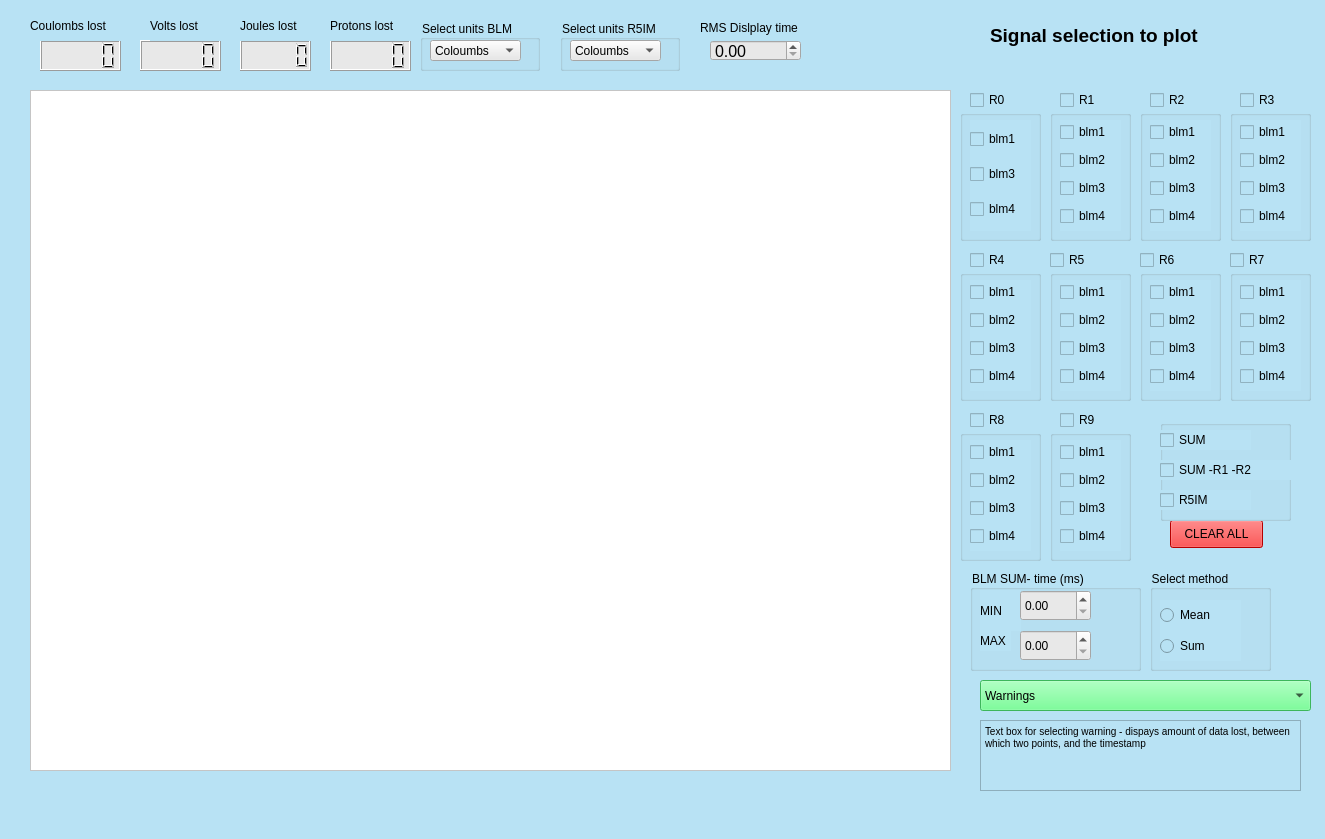
<?xml version="1.0" encoding="UTF-8"?>
<ui version="4.0">
 <class>MainWindow</class>
 <widget class="QMainWindow" name="MainWindow">
  <property name="geometry">
   <rect>
    <x>0</x>
    <y>0</y>
    <width>1325</width>
    <height>839</height>
   </rect>
  </property>
  <property name="windowTitle">
   <string>MainWindow</string>
  </property>
  <property name="styleSheet">
   <string notr="true">background-color: rgb(184, 226, 244)
</string>
  </property>
  <widget class="QWidget" name="centralwidget">
   <widget class="QLCDNumber" name="coulom_lcd">
    <property name="geometry">
     <rect>
      <x>40</x>
      <y>40</y>
      <width>81</width>
      <height>31</height>
     </rect>
    </property>
    <property name="styleSheet">
     <string notr="true">background-color: rgb(232, 232, 232)</string>
    </property>
   </widget>
   <widget class="QLCDNumber" name="volt_lcd">
    <property name="geometry">
     <rect>
      <x>140</x>
      <y>40</y>
      <width>81</width>
      <height>31</height>
     </rect>
    </property>
    <property name="styleSheet">
     <string notr="true">background-color: rgb(232, 232, 232)</string>
    </property>
   </widget>
   <widget class="QLCDNumber" name="joules_lcd">
    <property name="geometry">
     <rect>
      <x>240</x>
      <y>40</y>
      <width>71</width>
      <height>31</height>
     </rect>
    </property>
    <property name="styleSheet">
     <string notr="true">background-color: rgb(232, 232, 232)</string>
    </property>
   </widget>
   <widget class="QLCDNumber" name="protons_lcd">
    <property name="geometry">
     <rect>
      <x>330</x>
      <y>40</y>
      <width>81</width>
      <height>31</height>
     </rect>
    </property>
    <property name="styleSheet">
     <string notr="true">background-color: rgb(232, 232, 232)</string>
    </property>
   </widget>
   <widget class="QLabel" name="coulombs_label">
    <property name="geometry">
     <rect>
      <x>30</x>
      <y>10</y>
      <width>101</width>
      <height>31</height>
     </rect>
    </property>
    <property name="font">
     <font>
      <pointsize>9</pointsize>
     </font>
    </property>
    <property name="text">
     <string>Coulombs lost</string>
    </property>
   </widget>
   <widget class="QLabel" name="protons_lablel">
    <property name="geometry">
     <rect>
      <x>330</x>
      <y>10</y>
      <width>81</width>
      <height>31</height>
     </rect>
    </property>
    <property name="font">
     <font>
      <pointsize>9</pointsize>
     </font>
    </property>
    <property name="text">
     <string>Protons lost</string>
    </property>
   </widget>
   <widget class="QLabel" name="joules_label">
    <property name="geometry">
     <rect>
      <x>240</x>
      <y>10</y>
      <width>81</width>
      <height>31</height>
     </rect>
    </property>
    <property name="font">
     <font>
      <pointsize>9</pointsize>
     </font>
    </property>
    <property name="text">
     <string>Joules lost</string>
    </property>
   </widget>
   <widget class="QLabel" name="volts_label">
    <property name="geometry">
     <rect>
      <x>150</x>
      <y>10</y>
      <width>81</width>
      <height>31</height>
     </rect>
    </property>
    <property name="font">
     <font>
      <pointsize>9</pointsize>
     </font>
    </property>
    <property name="text">
     <string>Volts lost</string>
    </property>
   </widget>
   <widget class="QGraphicsView" name="graphicsView">
    <property name="geometry">
     <rect>
      <x>30</x>
      <y>90</y>
      <width>921</width>
      <height>681</height>
     </rect>
    </property>
    <property name="mouseTracking">
     <bool>false</bool>
    </property>
    <property name="acceptDrops">
     <bool>false</bool>
    </property>
    <property name="styleSheet">
     <string notr="true">background-color: rgb(255, 255, 255);
</string>
    </property>
   </widget>
   <widget class="QCheckBox" name="R0">
    <property name="geometry">
     <rect>
      <x>970</x>
      <y>90</y>
      <width>51</width>
      <height>20</height>
     </rect>
    </property>
    <property name="styleSheet">
     <string notr="true">font: 75 11pt &quot;MS Shell Dlg 2&quot;;</string>
    </property>
    <property name="text">
     <string>R0</string>
    </property>
   </widget>
   <widget class="QCheckBox" name="R2">
    <property name="geometry">
     <rect>
      <x>1150</x>
      <y>90</y>
      <width>51</width>
      <height>20</height>
     </rect>
    </property>
    <property name="styleSheet">
     <string notr="true">font: 75 11pt &quot;MS Shell Dlg 2&quot;;</string>
    </property>
    <property name="text">
     <string>R2</string>
    </property>
   </widget>
   <widget class="QCheckBox" name="R1">
    <property name="geometry">
     <rect>
      <x>1060</x>
      <y>90</y>
      <width>51</width>
      <height>20</height>
     </rect>
    </property>
    <property name="styleSheet">
     <string notr="true">font: 75 11pt &quot;MS Shell Dlg 2&quot;;</string>
    </property>
    <property name="text">
     <string>R1</string>
    </property>
   </widget>
   <widget class="QCheckBox" name="R9">
    <property name="geometry">
     <rect>
      <x>1060</x>
      <y>410</y>
      <width>61</width>
      <height>20</height>
     </rect>
    </property>
    <property name="styleSheet">
     <string notr="true">font: 75 11pt &quot;MS Shell Dlg 2&quot;;</string>
    </property>
    <property name="text">
     <string>R9</string>
    </property>
   </widget>
   <widget class="QCheckBox" name="R8">
    <property name="geometry">
     <rect>
      <x>970</x>
      <y>410</y>
      <width>61</width>
      <height>20</height>
     </rect>
    </property>
    <property name="styleSheet">
     <string notr="true">font: 75 11pt &quot;MS Shell Dlg 2&quot;;</string>
    </property>
    <property name="text">
     <string>R8</string>
    </property>
   </widget>
   <widget class="QCheckBox" name="R6">
    <property name="geometry">
     <rect>
      <x>1140</x>
      <y>250</y>
      <width>51</width>
      <height>20</height>
     </rect>
    </property>
    <property name="styleSheet">
     <string notr="true">font: 75 11pt &quot;MS Shell Dlg 2&quot;;</string>
    </property>
    <property name="text">
     <string>R6</string>
    </property>
   </widget>
   <widget class="QCheckBox" name="R7">
    <property name="geometry">
     <rect>
      <x>1230</x>
      <y>250</y>
      <width>51</width>
      <height>20</height>
     </rect>
    </property>
    <property name="styleSheet">
     <string notr="true">font: 75 11pt &quot;MS Shell Dlg 2&quot;;</string>
    </property>
    <property name="text">
     <string>R7</string>
    </property>
   </widget>
   <widget class="QCheckBox" name="R3">
    <property name="geometry">
     <rect>
      <x>1240</x>
      <y>90</y>
      <width>51</width>
      <height>20</height>
     </rect>
    </property>
    <property name="styleSheet">
     <string notr="true">font: 75 11pt &quot;MS Shell Dlg 2&quot;;</string>
    </property>
    <property name="text">
     <string>R3</string>
    </property>
   </widget>
   <widget class="QCheckBox" name="R5">
    <property name="geometry">
     <rect>
      <x>1050</x>
      <y>250</y>
      <width>51</width>
      <height>20</height>
     </rect>
    </property>
    <property name="styleSheet">
     <string notr="true">font: 75 11pt &quot;MS Shell Dlg 2&quot;;</string>
    </property>
    <property name="text">
     <string>R5</string>
    </property>
   </widget>
   <widget class="QCheckBox" name="R4">
    <property name="geometry">
     <rect>
      <x>970</x>
      <y>250</y>
      <width>51</width>
      <height>20</height>
     </rect>
    </property>
    <property name="styleSheet">
     <string notr="true">font: 75 11pt &quot;MS Shell Dlg 2&quot;;</string>
    </property>
    <property name="text">
     <string>R4</string>
    </property>
    <property name="tristate">
     <bool>false</bool>
    </property>
   </widget>
   <widget class="QGroupBox" name="groupBox_R2">
    <property name="geometry">
     <rect>
      <x>1140</x>
      <y>110</y>
      <width>81</width>
      <height>131</height>
     </rect>
    </property>
    <property name="title">
     <string/>
    </property>
    <widget class="QWidget" name="verticalLayoutWidget_18">
     <property name="geometry">
      <rect>
       <x>10</x>
       <y>10</y>
       <width>61</width>
       <height>111</height>
      </rect>
     </property>
     <layout class="QVBoxLayout" name="verticalLayout_R2">
      <item>
       <widget class="QCheckBox" name="R2_BLM1">
        <property name="text">
         <string>blm1</string>
        </property>
       </widget>
      </item>
      <item>
       <widget class="QCheckBox" name="R2_BLM2">
        <property name="text">
         <string>blm2</string>
        </property>
       </widget>
      </item>
      <item>
       <widget class="QCheckBox" name="R2_BLM3">
        <property name="text">
         <string>blm3</string>
        </property>
       </widget>
      </item>
      <item>
       <widget class="QCheckBox" name="R2_BLM4">
        <property name="text">
         <string>blm4</string>
        </property>
       </widget>
      </item>
     </layout>
    </widget>
   </widget>
   <widget class="QGroupBox" name="groupBox_R0">
    <property name="geometry">
     <rect>
      <x>960</x>
      <y>110</y>
      <width>81</width>
      <height>131</height>
     </rect>
    </property>
    <property name="title">
     <string/>
    </property>
    <widget class="QWidget" name="verticalLayoutWidget_29">
     <property name="geometry">
      <rect>
       <x>10</x>
       <y>10</y>
       <width>61</width>
       <height>111</height>
      </rect>
     </property>
     <layout class="QVBoxLayout" name="verticalLayout_R0">
      <item>
       <widget class="QCheckBox" name="R0_BLM1">
        <property name="text">
         <string>blm1</string>
        </property>
       </widget>
      </item>
      <item>
       <widget class="QCheckBox" name="R0_BLM3">
        <property name="text">
         <string>blm3</string>
        </property>
       </widget>
      </item>
      <item>
       <widget class="QCheckBox" name="R0_BLM4">
        <property name="text">
         <string>blm4</string>
        </property>
       </widget>
      </item>
     </layout>
    </widget>
   </widget>
   <widget class="QGroupBox" name="groupBox_R1">
    <property name="geometry">
     <rect>
      <x>1050</x>
      <y>110</y>
      <width>81</width>
      <height>131</height>
     </rect>
    </property>
    <property name="title">
     <string/>
    </property>
    <widget class="QWidget" name="verticalLayoutWidget_33">
     <property name="geometry">
      <rect>
       <x>10</x>
       <y>10</y>
       <width>61</width>
       <height>111</height>
      </rect>
     </property>
     <layout class="QVBoxLayout" name="verticalLayout_R1">
      <item>
       <widget class="QCheckBox" name="R1_BLM1">
        <property name="text">
         <string>blm1</string>
        </property>
       </widget>
      </item>
      <item>
       <widget class="QCheckBox" name="R1_BLM2">
        <property name="text">
         <string>blm2</string>
        </property>
       </widget>
      </item>
      <item>
       <widget class="QCheckBox" name="R1_BLM3">
        <property name="text">
         <string>blm3</string>
        </property>
       </widget>
      </item>
      <item>
       <widget class="QCheckBox" name="R1_BLM4">
        <property name="text">
         <string>blm4</string>
        </property>
       </widget>
      </item>
     </layout>
    </widget>
   </widget>
   <widget class="QGroupBox" name="groupBox_R3">
    <property name="geometry">
     <rect>
      <x>1230</x>
      <y>110</y>
      <width>81</width>
      <height>131</height>
     </rect>
    </property>
    <property name="title">
     <string/>
    </property>
    <widget class="QWidget" name="verticalLayoutWidget_21">
     <property name="geometry">
      <rect>
       <x>10</x>
       <y>10</y>
       <width>61</width>
       <height>111</height>
      </rect>
     </property>
     <layout class="QVBoxLayout" name="verticalLayout_R3">
      <item>
       <widget class="QCheckBox" name="R3_BLM1">
        <property name="text">
         <string>blm1</string>
        </property>
       </widget>
      </item>
      <item>
       <widget class="QCheckBox" name="R3_BLM2">
        <property name="text">
         <string>blm2</string>
        </property>
       </widget>
      </item>
      <item>
       <widget class="QCheckBox" name="R3_BLM3">
        <property name="text">
         <string>blm3</string>
        </property>
       </widget>
      </item>
      <item>
       <widget class="QCheckBox" name="R3_BLM4">
        <property name="text">
         <string>blm4</string>
        </property>
       </widget>
      </item>
     </layout>
    </widget>
   </widget>
   <widget class="QGroupBox" name="groupBox_R6">
    <property name="geometry">
     <rect>
      <x>1140</x>
      <y>270</y>
      <width>81</width>
      <height>131</height>
     </rect>
    </property>
    <property name="title">
     <string/>
    </property>
    <widget class="QWidget" name="verticalLayoutWidget_30">
     <property name="geometry">
      <rect>
       <x>10</x>
       <y>10</y>
       <width>61</width>
       <height>111</height>
      </rect>
     </property>
     <layout class="QVBoxLayout" name="verticalLayout_R6">
      <item>
       <widget class="QCheckBox" name="R6_BLM1">
        <property name="text">
         <string>blm1</string>
        </property>
       </widget>
      </item>
      <item>
       <widget class="QCheckBox" name="R6_BLM2">
        <property name="text">
         <string>blm2</string>
        </property>
       </widget>
      </item>
      <item>
       <widget class="QCheckBox" name="R6_BLM3">
        <property name="text">
         <string>blm3</string>
        </property>
       </widget>
      </item>
      <item>
       <widget class="QCheckBox" name="R6_BLM4">
        <property name="text">
         <string>blm4</string>
        </property>
       </widget>
      </item>
     </layout>
    </widget>
   </widget>
   <widget class="QGroupBox" name="groupBox_R4">
    <property name="geometry">
     <rect>
      <x>960</x>
      <y>270</y>
      <width>81</width>
      <height>131</height>
     </rect>
    </property>
    <property name="title">
     <string/>
    </property>
    <widget class="QWidget" name="verticalLayoutWidget_34">
     <property name="geometry">
      <rect>
       <x>10</x>
       <y>10</y>
       <width>61</width>
       <height>111</height>
      </rect>
     </property>
     <layout class="QVBoxLayout" name="verticalLayout_R4">
      <item>
       <widget class="QCheckBox" name="R4_BLM1">
        <property name="text">
         <string>blm1</string>
        </property>
       </widget>
      </item>
      <item>
       <widget class="QCheckBox" name="R4_BLM2">
        <property name="text">
         <string>blm2</string>
        </property>
       </widget>
      </item>
      <item>
       <widget class="QCheckBox" name="R4_BLM3">
        <property name="text">
         <string>blm3</string>
        </property>
       </widget>
      </item>
      <item>
       <widget class="QCheckBox" name="R4_BLM4">
        <property name="text">
         <string>blm4</string>
        </property>
       </widget>
      </item>
     </layout>
    </widget>
   </widget>
   <widget class="QGroupBox" name="groupBox_R5">
    <property name="geometry">
     <rect>
      <x>1050</x>
      <y>270</y>
      <width>81</width>
      <height>131</height>
     </rect>
    </property>
    <property name="title">
     <string/>
    </property>
    <widget class="QWidget" name="verticalLayoutWidget_37">
     <property name="geometry">
      <rect>
       <x>10</x>
       <y>10</y>
       <width>61</width>
       <height>111</height>
      </rect>
     </property>
     <layout class="QVBoxLayout" name="verticalLayout_R5">
      <item>
       <widget class="QCheckBox" name="R5_BLM1">
        <property name="text">
         <string>blm1</string>
        </property>
       </widget>
      </item>
      <item>
       <widget class="QCheckBox" name="R5_BLM2">
        <property name="text">
         <string>blm2</string>
        </property>
       </widget>
      </item>
      <item>
       <widget class="QCheckBox" name="R5_BLM3">
        <property name="text">
         <string>blm3</string>
        </property>
       </widget>
      </item>
      <item>
       <widget class="QCheckBox" name="R5_BLM4">
        <property name="text">
         <string>blm4</string>
        </property>
       </widget>
      </item>
     </layout>
    </widget>
   </widget>
   <widget class="QGroupBox" name="groupBox_R7">
    <property name="geometry">
     <rect>
      <x>1230</x>
      <y>270</y>
      <width>81</width>
      <height>131</height>
     </rect>
    </property>
    <property name="title">
     <string/>
    </property>
    <widget class="QWidget" name="verticalLayoutWidget_39">
     <property name="geometry">
      <rect>
       <x>10</x>
       <y>10</y>
       <width>61</width>
       <height>111</height>
      </rect>
     </property>
     <layout class="QVBoxLayout" name="verticalLayout_R7">
      <item>
       <widget class="QCheckBox" name="R7_BLM1">
        <property name="text">
         <string>blm1</string>
        </property>
       </widget>
      </item>
      <item>
       <widget class="QCheckBox" name="R7_BLM2">
        <property name="text">
         <string>blm2</string>
        </property>
       </widget>
      </item>
      <item>
       <widget class="QCheckBox" name="R7_BLM3">
        <property name="text">
         <string>blm3</string>
        </property>
       </widget>
      </item>
      <item>
       <widget class="QCheckBox" name="R7_BLM4">
        <property name="text">
         <string>blm4</string>
        </property>
       </widget>
      </item>
     </layout>
    </widget>
   </widget>
   <widget class="QGroupBox" name="groupBox_R8">
    <property name="geometry">
     <rect>
      <x>960</x>
      <y>430</y>
      <width>81</width>
      <height>131</height>
     </rect>
    </property>
    <property name="title">
     <string/>
    </property>
    <widget class="QWidget" name="verticalLayoutWidget_43">
     <property name="geometry">
      <rect>
       <x>10</x>
       <y>10</y>
       <width>61</width>
       <height>111</height>
      </rect>
     </property>
     <layout class="QVBoxLayout" name="verticalLayout_R8">
      <item>
       <widget class="QCheckBox" name="R8_BLM1">
        <property name="text">
         <string>blm1</string>
        </property>
       </widget>
      </item>
      <item>
       <widget class="QCheckBox" name="R8_BLM2">
        <property name="text">
         <string>blm2</string>
        </property>
       </widget>
      </item>
      <item>
       <widget class="QCheckBox" name="R8_BLM3">
        <property name="text">
         <string>blm3</string>
        </property>
       </widget>
      </item>
      <item>
       <widget class="QCheckBox" name="R8_BLM4">
        <property name="text">
         <string>blm4</string>
        </property>
       </widget>
      </item>
     </layout>
    </widget>
   </widget>
   <widget class="QGroupBox" name="groupBox_R9">
    <property name="geometry">
     <rect>
      <x>1050</x>
      <y>430</y>
      <width>81</width>
      <height>131</height>
     </rect>
    </property>
    <property name="title">
     <string/>
    </property>
    <widget class="QWidget" name="verticalLayoutWidget_45">
     <property name="geometry">
      <rect>
       <x>10</x>
       <y>10</y>
       <width>61</width>
       <height>111</height>
      </rect>
     </property>
     <layout class="QVBoxLayout" name="verticalLayout_R9">
      <item>
       <widget class="QCheckBox" name="R9_BLM1">
        <property name="text">
         <string>blm1</string>
        </property>
       </widget>
      </item>
      <item>
       <widget class="QCheckBox" name="R9_BLM2">
        <property name="text">
         <string>blm2</string>
        </property>
       </widget>
      </item>
      <item>
       <widget class="QCheckBox" name="R9_BLM3">
        <property name="text">
         <string>blm3</string>
        </property>
       </widget>
      </item>
      <item>
       <widget class="QCheckBox" name="R9_BLM4">
        <property name="text">
         <string>blm4</string>
        </property>
       </widget>
      </item>
     </layout>
    </widget>
   </widget>
   <widget class="QPushButton" name="clear_all">
    <property name="geometry">
     <rect>
      <x>1170</x>
      <y>520</y>
      <width>93</width>
      <height>28</height>
     </rect>
    </property>
    <property name="styleSheet">
     <string notr="true">background-color: rgb(255, 0, 0);</string>
    </property>
    <property name="text">
     <string>CLEAR ALL</string>
    </property>
   </widget>
   <widget class="QGroupBox" name="groupBox">
    <property name="geometry">
     <rect>
      <x>970</x>
      <y>570</y>
      <width>171</width>
      <height>101</height>
     </rect>
    </property>
    <property name="styleSheet">
     <string notr="true">background-color: rgb(184, 226, 244);</string>
    </property>
    <property name="title">
     <string>BLM SUM- time (ms)</string>
    </property>
    <widget class="QLabel" name="label_3">
     <property name="geometry">
      <rect>
       <x>10</x>
       <y>20</y>
       <width>41</width>
       <height>41</height>
      </rect>
     </property>
     <property name="font">
      <font>
       <pointsize>9</pointsize>
      </font>
     </property>
     <property name="text">
      <string>MIN</string>
     </property>
    </widget>
    <widget class="QLabel" name="label_4">
     <property name="geometry">
      <rect>
       <x>10</x>
       <y>60</y>
       <width>31</width>
       <height>21</height>
      </rect>
     </property>
     <property name="font">
      <font>
       <pointsize>9</pointsize>
      </font>
     </property>
     <property name="text">
      <string>MAX</string>
     </property>
    </widget>
    <widget class="QDoubleSpinBox" name="blm_sum_min_time">
     <property name="geometry">
      <rect>
       <x>50</x>
       <y>20</y>
       <width>71</width>
       <height>31</height>
      </rect>
     </property>
     <property name="styleSheet">
      <string notr="true">background-color: rgb(232, 232, 232)</string>
     </property>
     <property name="maximum">
      <double>500.000000000000000</double>
     </property>
    </widget>
    <widget class="QDoubleSpinBox" name="blm_sum_max_time">
     <property name="geometry">
      <rect>
       <x>50</x>
       <y>60</y>
       <width>71</width>
       <height>31</height>
      </rect>
     </property>
     <property name="styleSheet">
      <string notr="true">background-color: rgb(232, 232, 232)</string>
     </property>
     <property name="maximum">
      <double>500.000000000000000</double>
     </property>
    </widget>
   </widget>
   <widget class="QGroupBox" name="BLM_groupBox">
    <property name="geometry">
     <rect>
      <x>420</x>
      <y>20</y>
      <width>120</width>
      <height>51</height>
     </rect>
    </property>
    <property name="title">
     <string>Select units BLM</string>
    </property>
    <widget class="QComboBox" name="BLM_unit_drop_box">
     <property name="geometry">
      <rect>
       <x>10</x>
       <y>20</y>
       <width>91</width>
       <height>21</height>
      </rect>
     </property>
     <property name="acceptDrops">
      <bool>false</bool>
     </property>
     <property name="styleSheet">
      <string notr="true">background-color: rgb(232, 232, 232)</string>
     </property>
     <item>
      <property name="text">
       <string>Coloumbs</string>
      </property>
     </item>
     <item>
      <property name="text">
       <string>Joules</string>
      </property>
     </item>
     <item>
      <property name="text">
       <string>Volts</string>
      </property>
     </item>
     <item>
      <property name="text">
       <string>Protons</string>
      </property>
     </item>
    </widget>
   </widget>
   <widget class="QGroupBox" name="groupBox_3">
    <property name="geometry">
     <rect>
      <x>1160</x>
      <y>420</y>
      <width>131</width>
      <height>101</height>
     </rect>
    </property>
    <property name="title">
     <string/>
    </property>
    <widget class="QCheckBox" name="SUM">
     <property name="geometry">
      <rect>
       <x>0</x>
       <y>10</y>
       <width>91</width>
       <height>20</height>
      </rect>
     </property>
     <property name="styleSheet">
      <string notr="true">font: 75 11pt &quot;MS Shell Dlg 2&quot;;</string>
     </property>
     <property name="text">
      <string>SUM</string>
     </property>
    </widget>
    <widget class="QCheckBox" name="SUM_MINUS_R1_R2">
     <property name="geometry">
      <rect>
       <x>0</x>
       <y>40</y>
       <width>131</width>
       <height>20</height>
      </rect>
     </property>
     <property name="styleSheet">
      <string notr="true">font: 75 11pt &quot;MS Shell Dlg 2&quot;;</string>
     </property>
     <property name="text">
      <string>SUM -R1 -R2</string>
     </property>
    </widget>
    <widget class="QCheckBox" name="checkBox">
     <property name="geometry">
      <rect>
       <x>0</x>
       <y>70</y>
       <width>91</width>
       <height>20</height>
      </rect>
     </property>
     <property name="styleSheet">
      <string notr="true">font: 75 11pt &quot;MS Shell Dlg 2&quot;;</string>
     </property>
     <property name="text">
      <string>R5IM</string>
     </property>
    </widget>
   </widget>
   <widget class="QGroupBox" name="mode_selection">
    <property name="geometry">
     <rect>
      <x>1150</x>
      <y>570</y>
      <width>121</width>
      <height>101</height>
     </rect>
    </property>
    <property name="title">
     <string>Select method</string>
    </property>
    <widget class="QWidget" name="verticalLayoutWidget">
     <property name="geometry">
      <rect>
       <x>10</x>
       <y>30</y>
       <width>81</width>
       <height>61</height>
      </rect>
     </property>
     <layout class="QVBoxLayout" name="mode_verticalLayout">
      <item>
       <widget class="QRadioButton" name="radioButton_2">
        <property name="text">
         <string>Mean</string>
        </property>
       </widget>
      </item>
      <item>
       <widget class="QRadioButton" name="sum_button">
        <property name="text">
         <string>Sum</string>
        </property>
       </widget>
      </item>
     </layout>
    </widget>
   </widget>
   <widget class="QLabel" name="label_2">
    <property name="geometry">
     <rect>
      <x>990</x>
      <y>20</y>
      <width>271</width>
      <height>31</height>
     </rect>
    </property>
    <property name="font">
     <font>
      <pointsize>14</pointsize>
      <weight>75</weight>
      <bold>true</bold>
     </font>
    </property>
    <property name="text">
     <string>Signal selection to plot</string>
    </property>
   </widget>
   <widget class="QGroupBox" name="R5IM_groupBox">
    <property name="geometry">
     <rect>
      <x>560</x>
      <y>20</y>
      <width>120</width>
      <height>51</height>
     </rect>
    </property>
    <property name="title">
     <string>Select units R5IM</string>
    </property>
    <widget class="QComboBox" name="R5IM_unit_dropBox">
     <property name="geometry">
      <rect>
       <x>10</x>
       <y>20</y>
       <width>91</width>
       <height>21</height>
      </rect>
     </property>
     <property name="styleSheet">
      <string notr="true">background-color: rgb(232, 232, 232)</string>
     </property>
     <item>
      <property name="text">
       <string>Coloumbs</string>
      </property>
     </item>
     <item>
      <property name="text">
       <string>Joules</string>
      </property>
     </item>
     <item>
      <property name="text">
       <string>Volts</string>
      </property>
     </item>
     <item>
      <property name="text">
       <string>Protons</string>
      </property>
     </item>
    </widget>
   </widget>
   <widget class="QDoubleSpinBox" name="N_time">
    <property name="geometry">
     <rect>
      <x>710</x>
      <y>40</y>
      <width>91</width>
      <height>21</height>
     </rect>
    </property>
    <property name="font">
     <font>
      <pointsize>12</pointsize>
     </font>
    </property>
    <property name="styleSheet">
     <string notr="true">background-color: rgb(232, 232, 232)</string>
    </property>
    <property name="maximum">
     <double>500.000000000000000</double>
    </property>
   </widget>
   <widget class="QLabel" name="label">
    <property name="geometry">
     <rect>
      <x>700</x>
      <y>20</y>
      <width>121</width>
      <height>16</height>
     </rect>
    </property>
    <property name="text">
     <string>RMS Dislplay time</string>
    </property>
   </widget>
   <widget class="QComboBox" name="Warningbox">
    <property name="geometry">
     <rect>
      <x>980</x>
      <y>680</y>
      <width>331</width>
      <height>31</height>
     </rect>
    </property>
    <property name="styleSheet">
     <string notr="true">font: 100 10pt &quot;MS Shell Dlg 2&quot;;
background-color: rgb(85, 255, 127)</string>
    </property>
    <property name="currentText">
     <string>Warnings</string>
    </property>
    <property name="maxVisibleItems">
     <number>50</number>
    </property>
    <property name="placeholderText">
     <string/>
    </property>
    <item>
     <property name="text">
      <string>Warnings</string>
     </property>
    </item>
   </widget>
   <widget class="QTextBrowser" name="Text_warning_field">
    <property name="geometry">
     <rect>
      <x>980</x>
      <y>720</y>
      <width>321</width>
      <height>71</height>
     </rect>
    </property>
    <property name="html">
     <string>&lt;!DOCTYPE HTML PUBLIC &quot;-//W3C//DTD HTML 4.0//EN&quot; &quot;http://www.w3.org/TR/REC-html40/strict.dtd&quot;&gt;
&lt;html&gt;&lt;head&gt;&lt;meta name=&quot;qrichtext&quot; content=&quot;1&quot; /&gt;&lt;style type=&quot;text/css&quot;&gt;
p, li { white-space: pre-wrap; }
&lt;/style&gt;&lt;/head&gt;&lt;body style=&quot; font-family:'MS Shell Dlg 2'; font-size:7.8pt; font-weight:400; font-style:normal;&quot;&gt;
&lt;p style=&quot; margin-top:0px; margin-bottom:0px; margin-left:0px; margin-right:0px; -qt-block-indent:0; text-indent:0px;&quot;&gt;Text box for selecting warning - dispays amount of data lost, between which two points, and the timestamp&lt;/p&gt;
&lt;p style=&quot;-qt-paragraph-type:empty; margin-top:0px; margin-bottom:0px; margin-left:0px; margin-right:0px; -qt-block-indent:0; text-indent:0px;&quot;&gt;&lt;br /&gt;&lt;/p&gt;&lt;/body&gt;&lt;/html&gt;</string>
    </property>
   </widget>
  </widget>
  <widget class="QMenuBar" name="menubar">
   <property name="geometry">
    <rect>
     <x>0</x>
     <y>0</y>
     <width>1325</width>
     <height>26</height>
    </rect>
   </property>
  </widget>
  <widget class="QStatusBar" name="statusbar"/>
 </widget>
 <resources/>
 <connections/>
</ui>
